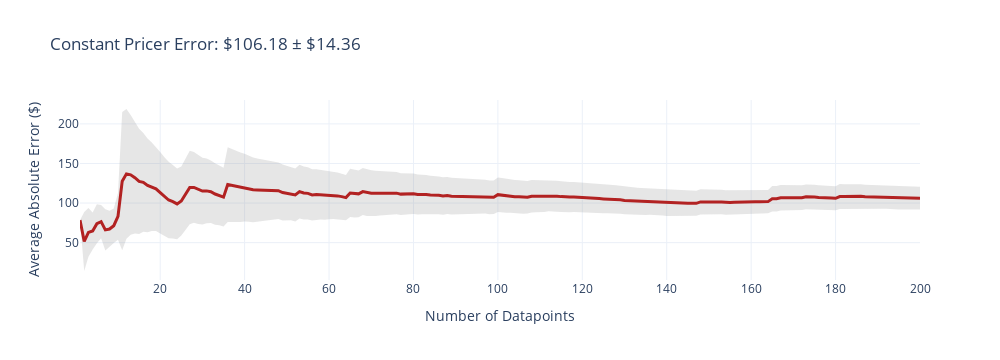
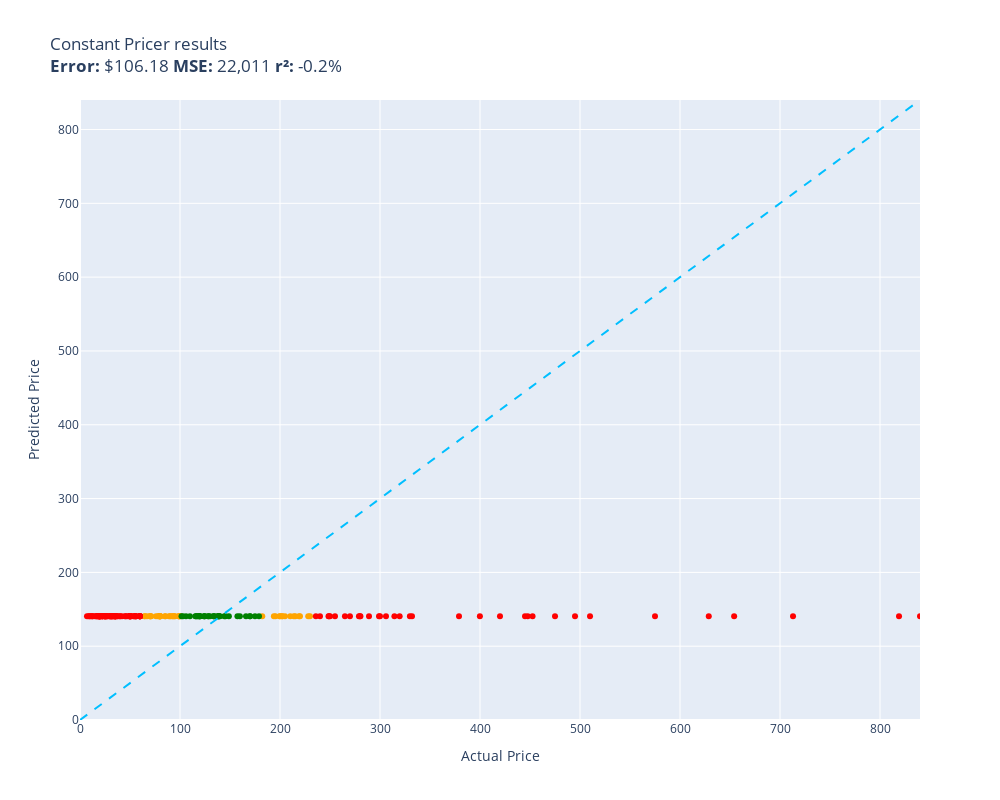

Notebook code cell kept with these figures, in order:
### Code cell
evaluate(constant_pricer, test)

### Figure 1 — Plotly figure (JSON) as saved in the notebook; plotly's stock layout.template omitted (floating-point values rounded to 4 significant figures; data arrays with more than 128 entries replaced by an {"elided": "..."} marker saying what was removed)
{"data": [{"fill": "toself", "fillcolor": "rgba(128,128,128,0.2)", "hoverinfo": "skip", "line": {"color": "rgba(255,255,255,0)"}, "name": "95% CI", "showlegend": false, "type": "scatter", "x": {"elided": "400 int values"}, "y": {"elided": "400 float values"}}, {"customdata": {"elided": "200x1 float values"}, "hovertemplate": "n=%{x}<br>Avg Error=$%{y:,.2f}<br>±95% CI=$%{customdata[0]:,.2f}<extra></extra>", "line": {"color": "firebrick", "width": 3}, "mode": "lines", "name": "Cumulative Avg Error", "type": "scatter", "x": {"elided": "200 int values"}, "y": {"elided": "200 float values"}}], "layout": {"height": 360, "showlegend": false, "title": {"text": "Constant Pricer Error: $106.18 ± $14.36"}, "width": 1000, "xaxis": {"title": {"text": "Number of Datapoints"}}, "yaxis": {"title": {"text": "Average Absolute Error ($)"}}}}

### Figure 2 — Plotly figure (JSON) as saved in the notebook; plotly's stock layout.template omitted (floating-point values rounded to 4 significant figures)
{"data": [{"customdata": [["Old Blood Noise Excess V2 Distortion Cho...\nGuess=$140.57 Actual=$219.00"], ["EXMAX NG-10X Fresnel Lens Focusing Adapt...\nGuess=$140.57 Actual=$69.98"], ["RBC12-UPC Replacement Battery Cartridge ...\nGuess=$140.57 Actual=$229.99"], ["ACDelco GM Original Equipment FW339 Fron...\nGuess=$140.57 Actual=$215.33"], ["Panasonic KX-TG6511B DECT 6.0 PLUS Expan...\nGuess=$140.57 Actual=$79.20"], ["GJY Portable TV,10.6 inch Mini TV for AT...\nGuess=$140.57 Actual=$79.36"], ["APS iBoard 6-inch Aluminum (Black Powder...\nGuess=$140.57 Actual=$210.23"], ["HK SYSTEMS 13\" Heavy Duty Black \"Push\" O...\nGuess=$140.57 Actual=$84.95"], ["Aolemi Oil Rubbed Bronze Single Function...\nGuess=$140.57 Actual=$98.65"], ["Clementoni 39132.5 Jigsaw Puzzle 1,000 P...\nGuess=$140.57 Actual=$79.95"], ["KOMPUTERBAY 4GB 2X 2GB DDR2 1066MHz PC2-...\nGuess=$140.57 Actual=$80.34"], ["Travelpro Platinum Elite Slim Business L...\nGuess=$140.57 Actual=$213.83"], ["JRready ST6313 DT Deutsch Connector Kit,...\nGuess=$140.57 Actual=$199.68"], ["15\" Locking Shower Head Extension Arm in...\nGuess=$140.57 Actual=$79.95"], ["Dakota Alert MURS Alert Probe Sensor - M...\nGuess=$140.57 Actual=$219.99"], ["AUTOFREE LED Tail Lights Assembly Compat...\nGuess=$140.57 Actual=$201.99"], ["Evan-Fischer Front Bumper Cover Compatib...\nGuess=$140.57 Actual=$202.38"], ["Webcem Solar Shed Light Outdoor Indoor, ...\nGuess=$140.57 Actual=$77.96"], ["Festool 492370 Platin 2 S1000 Grit 6-Inc...\nGuess=$140.57 Actual=$91.00"], ["DIMARZIO 204284 DP 163FBK Blues Bucker G...\nGuess=$140.57 Actual=$89.99"], ["BESTILL Wall Mounted Shower Faucet Set, ...\nGuess=$140.57 Actual=$76.00"], ["Marvel Legends Series X-Men 6-Inch Archa...\nGuess=$140.57 Actual=$98.95"], ["ANZO USA 111207 GMC SIERRA 99-06 / YUKON...\nGuess=$140.57 Actual=$182.28"], ["Trim Kit for 2-handle Shower & Tub Valve...\nGuess=$140.57 Actual=$94.99"], ["Pioneer 2AM401-BN Two Handle Kitchen Fau...\nGuess=$140.57 Actual=$228.22"], ["4LT LUMINETTE Vanity Opal GLS BSN\nGuess=$140.57 Actual=$99.99"], ["MXR Carbon Copy Deluxe Analog Delay Guit...\nGuess=$140.57 Actual=$195.50"], ["CradlePoint Compact Broadband Router (CB...\nGuess=$140.57 Actual=$89.00"], ["Pyle Wireless Rear View Backup Camera - ...\nGuess=$140.57 Actual=$70.45"], ["Universal Power Group 12V 100Ah Sealed L...\nGuess=$140.57 Actual=$199.99"], ["Auertech Portable Washing Machine, 14lbs...\nGuess=$140.57 Actual=$98.99"], ["Amana Tool - SC587 Carbide Tipped 3-Wing...\nGuess=$140.57 Actual=$71.23"], ["ECCPP Power Steering Pump for 2009-2010 ...\nGuess=$140.57 Actual=$85.48"], ["UPR Mach 1 Chin Spoiler Fits 94-98 Musta...\nGuess=$140.57 Actual=$64.99"], ["SP Air Corporation SP-8102BU 1/4-Inch He...\nGuess=$140.57 Actual=$204.99"], ["Skullcandy Hesh Evo Bluetooth Headphones...\nGuess=$140.57 Actual=$69.99"], ["LCD Screen for Dell Inspiron 17R 17.3\" H...\nGuess=$140.57 Actual=$64.37"], ["Diversitech UC2436-3 Ultralite Condenser...\nGuess=$140.57 Actual=$80.39"], ["4 Inches Rolled Muffler Tip Catback Exha...\nGuess=$140.57 Actual=$193.88"], ["Samsung DA97-07603B Freezer Ice Maker As...\nGuess=$140.57 Actual=$93.02"], ["Intex River Run Connect Lounge (Four)\nGuess=$140.57 Actual=$94.49"], ["Blanco 230966 Valea Stainless Steel Sink...\nGuess=$140.57 Actual=$92.88"], ["KZ ZS10 Pro in Ear Monitor Headphone KZ ...\nGuess=$140.57 Actual=$66.99"], ["Fitness Center Gym Room Weight Train Dua...\nGuess=$140.57 Actual=$99.99"], ["MonMount Triple Monitor Stand Freestandi...\nGuess=$140.57 Actual=$79.99"]], "hovertemplate": "%{customdata[0]}<extra></extra>", "legendgroup": "orange", "marker": {"color": "orange", "size": 6, "symbol": "circle"}, "mode": "markers", "name": "orange", "orientation": "v", "showlegend": true, "type": "scatter", "x": [219.0, 69.98, 230.0, 215.3, 79.2, 79.36, 210.2, 84.95, 98.65, 79.95, 80.34, 213.8, 199.7, 79.95, 220.0, 202.0, 202.4, 77.96, 91.0, 89.99, 76.0, 98.95, 182.3, 94.99, 228.2, 99.99, 195.5, 89.0, 70.45, 200.0, 98.99, 71.23, 85.48, 64.99, 205.0, 69.99, 64.37, 80.39, 193.9, 93.02, 94.49, 92.88, 66.99, 99.99, 79.99], "xaxis": "x", "y": [140.6, 140.6, 140.6, 140.6, 140.6, 140.6, 140.6, 140.6, 140.6, 140.6, 140.6, 140.6, 140.6, 140.6, 140.6, 140.6, 140.6, 140.6, 140.6, 140.6, 140.6, 140.6, 140.6, 140.6, 140.6, 140.6, 140.6, 140.6, 140.6, 140.6, 140.6, 140.6, 140.6, 140.6, 140.6, 140.6, 140.6, 140.6, 140.6, 140.6, 140.6, 140.6, 140.6, 140.6, 140.6], "yaxis": "y"}, {"customdata": [["telpo Headlight Assembly Fit For 15 Camr...\nGuess=$140.57 Actual=$115.99"], ["SuppliesOutlet Compatible Toner Cartridg...\nGuess=$140.57 Actual=$144.29"], ["PEMP E65 E66 CDC Simulate Optical Fiber ...\nGuess=$140.57 Actual=$119.00"], ["Intermatic PX300 12V 300W Transformer wi...\nGuess=$140.57 Actual=$134.00"], ["CORSAIR Dominator Platinum RGB 32GB (2x1...\nGuess=$140.57 Actual=$124.00"], ["SKB iSeries 3i-13096-6KP Case for BlackM...\nGuess=$140.57 Actual=$174.99"], ["GanFindX Portable Car Hand Controls for ...\nGuess=$140.57 Actual=$159.90"], ["Scranton & Co 3 Drawer Mobile File Cabin...\nGuess=$140.57 Actual=$115.35"], ["Wenger City Upgrade Laptop Backpack with...\nGuess=$140.57 Actual=$145.42"], ["3D Tree Hole Branches 075 Stair Risers D...\nGuess=$140.57 Actual=$129.99"], ["Fjallraven, Kanken Laptop 15\" Backpack f...\nGuess=$140.57 Actual=$119.65"], ["Diversitech WG840585 Motor, (Ddb) 1/3Hp,...\nGuess=$140.57 Actual=$134.12"], ["Western Digital Enterprise RE4-GP 2TB SA...\nGuess=$140.57 Actual=$109.95"], ["PM Auto Front Right Quick Complete Strut...\nGuess=$140.57 Actual=$124.94"], ["Dell Optiplex 390 Desktop Computer i3 3....\nGuess=$140.57 Actual=$124.27"], ["Pidoko Kids Train Table, Grey with 90 Pc...\nGuess=$140.57 Actual=$119.97"], ["EMART Photography C Stand with Boom Arm,...\nGuess=$140.57 Actual=$119.99"], ["Grey Pneumatic 1311SD Impact Socket Set\nGuess=$140.57 Actual=$157.43"], ["4pc Wheel Spacers Adapters 4\" (2inch Per...\nGuess=$140.57 Actual=$116.95"], ["Urth 62mm UV, Circular Polarizing (CPL),...\nGuess=$140.57 Actual=$139.00"], ["LSI Broadcom SAS 9300-8i 8-port 12Gb/s S...\nGuess=$140.57 Actual=$118.00"], ["DuraGo 29515020 Front Hub Assembly\nGuess=$140.57 Actual=$128.34"], ["Ibanez M510OVS Acoustic Mandolin in Vint...\nGuess=$140.57 Actual=$169.99"], ["GENUINE VOLVO THERMOSTAT (3.0, 3.2) S60 ...\nGuess=$140.57 Actual=$102.85"], ["Cardone 84-58642 New HEI Electronic Dist...\nGuess=$140.57 Actual=$165.99"], ["18 Inch White Undermount Kitchen Sink - ...\nGuess=$140.57 Actual=$179.00"], ["New Replacement seat cover fits Yamaha M...\nGuess=$140.57 Actual=$138.95"], ["Evan Fischer Radiator Cooling Fan Assemb...\nGuess=$140.57 Actual=$137.34"], ["ROHL WSGUM3018WH Wire Sink Grids, White\nGuess=$140.57 Actual=$128.28"], ["ASUS VY279HE-W 27” 1080P Monitor - White...\nGuess=$140.57 Actual=$138.10"], ["KUNFINE Android Radio CarPlay & Android ...\nGuess=$140.57 Actual=$106.00"], ["StonKraft Brass Chess Board Game Set wit...\nGuess=$140.57 Actual=$140.00"], ["DuraGo BR5330 Front Vented Disc Brake Ro...\nGuess=$140.57 Actual=$101.51"], ["Vinyl Soft Top Roll-up Adjustable Truck ...\nGuess=$140.57 Actual=$148.88"], ["Targus CityGear Durable Backpack, Black,...\nGuess=$140.57 Actual=$133.43"], ["Garmin 010-12402-10 GT15M-TM Transom-Mou...\nGuess=$140.57 Actual=$138.74"], ["Xiaomi Redmi 10 2022 NFC 4G LTE (128GB +...\nGuess=$140.57 Actual=$169.99"]], "hovertemplate": "%{customdata[0]}<extra></extra>", "legendgroup": "green", "marker": {"color": "green", "size": 6, "symbol": "circle"}, "mode": "markers", "name": "green", "orientation": "v", "showlegend": true, "type": "scatter", "x": [116.0, 144.3, 119.0, 134.0, 124.0, 175.0, 159.9, 115.3, 145.4, 130.0, 119.7, 134.1, 110.0, 124.9, 124.3, 120.0, 120.0, 157.4, 117.0, 139.0, 118.0, 128.3, 170.0, 102.8, 166.0, 179.0, 138.9, 137.3, 128.3, 138.1, 106.0, 140.0, 101.5, 148.9, 133.4, 138.7, 170.0], "xaxis": "x", "y": [140.6, 140.6, 140.6, 140.6, 140.6, 140.6, 140.6, 140.6, 140.6, 140.6, 140.6, 140.6, 140.6, 140.6, 140.6, 140.6, 140.6, 140.6, 140.6, 140.6, 140.6, 140.6, 140.6, 140.6, 140.6, 140.6, 140.6, 140.6, 140.6, 140.6, 140.6, 140.6, 140.6, 140.6, 140.6, 140.6, 140.6], "yaxis": "y"}, {"customdata": [["NewPower99 Battery Kit for Samsung Galax...\nGuess=$140.57 Actual=$54.95"], ["Stand for Raven Pro Document Scanner - P...\nGuess=$140.57 Actual=$29.85"], ["8544771 Dryer Heating Element, 279816 Th...\nGuess=$140.57 Actual=$35.74"], ["Pump Head TBVECHI 175PSI 4KW 5.5HP 21CFM...\nGuess=$140.57 Actual=$329.90"], ["Bam France 2002XL Contoured Hightech Bla...\nGuess=$140.57 Actual=$713.00"], ["Metabo HPT 36V MultiVolt™ Cordless Rotar...\nGuess=$140.57 Actual=$379.00"], ["46mm Digital Pro High-Resolution Close-U...\nGuess=$140.57 Actual=$19.99"], ["Innovative Percussion CB-6 Chamois Bass ...\nGuess=$140.57 Actual=$54.32"], ["LOVE MEI Galaxy S10 Lite Case, Military ...\nGuess=$140.57 Actual=$32.98"], ["LD Products Compatible Toner Cartridge R...\nGuess=$140.57 Actual=$49.98"], ["Bam Trekking 3027SB Single Black Clarine...\nGuess=$140.57 Actual=$332.00"], ["DEWALT 20V MAX* XR Impact Driver with Bl...\nGuess=$140.57 Actual=$452.53"], ["Mini PC, Kinupute Desktop Computer E3-12...\nGuess=$140.57 Actual=$495.00"], ["June Garden 12\" Sweet Dolly Charlotte - ...\nGuess=$140.57 Actual=$19.99"], ["10GBase-LR SFP+ Transceiver, Handar 10GB...\nGuess=$140.57 Actual=$19.99"], ["Deco Mount Pro Tripod Microphone Stand w...\nGuess=$140.57 Actual=$59.95"], ["Canon EOS Rebel T7 Digital SLR Camera wi...\nGuess=$140.57 Actual=$819.00"], ["Evergreen HSHB2005 Cylinder Head Gasket ...\nGuess=$140.57 Actual=$59.69"], ["Task T24287 Roman Ogee Router Bit with 1...\nGuess=$140.57 Actual=$55.88"], ["Southwire 120V/15A Right Angle User Atta...\nGuess=$140.57 Actual=$37.87"], ["Mylites+ Standard Comic Book Mylar Sleev...\nGuess=$140.57 Actual=$34.99"], ["Tidal Front + Rear Fender Flares 4PC Poc...\nGuess=$140.57 Actual=$254.99"], ["DALDED LED Light Kit for Lego Sonic Gree...\nGuess=$140.57 Actual=$24.99"], ["152MM Hole Saws M42 Bi-Metal High Speed ...\nGuess=$140.57 Actual=$17.99"], ["Baseball Backpacks Large 18 Inch Bookbag...\nGuess=$140.57 Actual=$31.77"], ["Adams Check Payment and Deposit Register...\nGuess=$140.57 Actual=$35.49"], ["KOHLER 18865-CP Filtered Water Faucet, P...\nGuess=$140.57 Actual=$475.00"], ["Projector, CRAZVIEW Projector with WiFi ...\nGuess=$140.57 Actual=$53.40"], ["Retevis RT68 Soft Earhook Walkie Talkie ...\nGuess=$140.57 Actual=$6.99"], ["MC: Pindicator (Dual Intensity Amber)\nGuess=$140.57 Actual=$40.00"], ["Laisomeke Waterproof Junction Box, Unive...\nGuess=$140.57 Actual=$11.99"], ["Sumerain S1339CM Double Handle Widesprea...\nGuess=$140.57 Actual=$235.86"], ["Poison Spyder 10-08-020 Rocker Knocker\nGuess=$140.57 Actual=$628.76"], ["VLAND LED Smoked Taillights Compatible F...\nGuess=$140.57 Actual=$239.99"], ["Lighted Triangle Mirror Cabinet Bathroom...\nGuess=$140.57 Actual=$445.00"], ["Tablet PC Cover Compatible with Lenovo T...\nGuess=$140.57 Actual=$31.61"], ["Miyaya@ Funny Animal Masks Collection fo...\nGuess=$140.57 Actual=$16.99"], ["Trail Gear Twin Stick Kit for Top Shift ...\nGuess=$140.57 Actual=$279.92"], ["Engine Thermostat, Replace 19301-PAA-306...\nGuess=$140.57 Actual=$18.89"], ["Ultra Duster Canned Air Net 10 Oz 6-Pack\nGuess=$140.57 Actual=$49.90"], ["Beck/Arnley 0421945 Air Filter\nGuess=$140.57 Actual=$35.87"], ["IQShield Screen Protector Compatible wit...\nGuess=$140.57 Actual=$9.95"], ["Liberty Imports 12 Pack: US Military Toy...\nGuess=$140.57 Actual=$16.98"], ["Neporal Full Spectrum Light Bulb, 6000K ...\nGuess=$140.57 Actual=$18.59"], ["Satco S9596, 4 Count (Pack of 1), 4.18\nGuess=$140.57 Actual=$12.00"], ["Ceramic Talavera Mexican Tile 4x4\", 9 Pi...\nGuess=$140.57 Actual=$29.95"], ["Intrepid International Dressage Letters-...\nGuess=$140.57 Actual=$26.99"], ["LEGO Marvel Avengers War Machine Buster ...\nGuess=$140.57 Actual=$59.95"], ["Kingston Brass KS269SN Kingston Clawfoot...\nGuess=$140.57 Actual=$305.99"], ["KOHLER K-1185540-CP Assembly-Slider\nGuess=$140.57 Actual=$45.67"], ["KUNN Small Electrician Tool Pouch Utilit...\nGuess=$140.57 Actual=$21.99"], ["iPhone 12/12 Pro Nicaragua Guardabarranc...\nGuess=$140.57 Actual=$19.97"], ["Replacement Remote Control for PANASONIC...\nGuess=$140.57 Actual=$34.95"], ["KS K-STORM Replacement Silicone Mushroom...\nGuess=$140.57 Actual=$8.50"], ["LSSAGOON Backpack for Women Teen Kids Gi...\nGuess=$140.57 Actual=$33.99"], ["Aeromotive 13304 Regulator, X1 Adjustabl...\nGuess=$140.57 Actual=$269.95"], ["Walker Exhaust Ultra EPA 16478 Direct Fi...\nGuess=$140.57 Actual=$574.99"], ["GE RPWF SmartWater Comparable Refrigerat...\nGuess=$140.57 Actual=$36.99"], ["MGP Caliper Covers 39011SACURD Red Powde...\nGuess=$140.57 Actual=$249.00"], ["Royal Designs, Inc. Decorative Abundant ...\nGuess=$140.57 Actual=$24.95"], ["Canon Sure Shot 90u 35mm Date Camera\nGuess=$140.57 Actual=$399.89"], ["NewFantasia Replacement Audio Cable with...\nGuess=$140.57 Actual=$31.00"], ["Mikrotik RB3011UIAS-RM RouterBOARD 10xGi...\nGuess=$140.57 Actual=$299.00"], ["MONOCARBON Forged Carbon Fiber Case for ...\nGuess=$140.57 Actual=$59.99"], ["AC Compressor & A/C Kit For BMW 335i 335...\nGuess=$140.57 Actual=$314.41"], ["Wilkinson LOW GAUSS Vintage Tone Strat S...\nGuess=$140.57 Actual=$30.93"], ["Berta (6 Pieces) 1-1/4 inch Overlay, 90 ...\nGuess=$140.57 Actual=$24.66"], ["Chalkboard Name Badges with Magnetic Bac...\nGuess=$140.57 Actual=$19.95"], ["Linkloos Solar Street Lights Outdoor Wat...\nGuess=$140.57 Actual=$55.99"], ["USB Charger, CIVIE High Speed 60W Multip...\nGuess=$140.57 Actual=$15.99"], ["Hp Pavilion P7-1257c Motherboard Aahd3-h...\nGuess=$140.57 Actual=$59.86"], ["Kastar Battery Pack Replacement for Sony...\nGuess=$140.57 Actual=$19.99"], ["AZX Stylus Pencil for Apple iPad Pro 202...\nGuess=$140.57 Actual=$29.99"], ["Raspberry Pi 3 Model B+ Aluminum Case Me...\nGuess=$140.57 Actual=$14.99"], ["Music Hall pa15.3 MM/MC Phono Preamplifi...\nGuess=$140.57 Actual=$250.00"], ["Lorell Bell Chair Glide, 2.5\", Black\nGuess=$140.57 Actual=$19.50"], ["CTLAMP XL-2100 Professional Quality XL-2...\nGuess=$140.57 Actual=$32.00"], ["200 ' feet True 14 Gauge AWG CCA Speaker...\nGuess=$140.57 Actual=$44.95"], ["Competition Clutch Disc and Pressure Pla...\nGuess=$140.57 Actual=$510.00"], ["APS iBoard (304 Stainless Steel Polished...\nGuess=$140.57 Actual=$264.95"], ["200 Couples Conversation Cards - Enjoy B...\nGuess=$140.57 Actual=$32.97"], ["The Puppet Company - Carpet-Unicorn, Whi...\nGuess=$140.57 Actual=$19.00"], ["KYX Racing Hardened Steel Center Drive S...\nGuess=$140.57 Actual=$46.99"], ["Baumgartens Sicurix Blank PVC ID Cards (...\nGuess=$140.57 Actual=$19.11"], ["VIPMOTOZ Sequential Turn Signal Premium ...\nGuess=$140.57 Actual=$278.94"], ["A-Premium Front Suspension Steering Knuc...\nGuess=$140.57 Actual=$48.99"], ["OEM Samsung Remote Control Shipped with ...\nGuess=$140.57 Actual=$56.00"], ["Venom Power Terra Hunter R/T+ R/T All-Te...\nGuess=$140.57 Actual=$319.65"], ["Custom Engagement Logo Desk Embosser Sea...\nGuess=$140.57 Actual=$49.95"], ["Audio Techinca ATW-T1002 System 10 Handh...\nGuess=$140.57 Actual=$289.00"], ["520 Pieces Christmas Envelope Seal Stick...\nGuess=$140.57 Actual=$25.99"], ["LD Compatible Ink Cartridge Replacement ...\nGuess=$140.57 Actual=$41.99"], ["BestPricedDecals Wine A BIT, You'll Feel...\nGuess=$140.57 Actual=$12.98"], ["Dell XPS 13 9343-2727SLV 13.3\" Full HD S...\nGuess=$140.57 Actual=$839.99"], ["VATOS 4 Packs Bubble Machine Gun for Kid...\nGuess=$140.57 Actual=$22.88"], ["Steering Wheel, Carbon Fiber Automotive ...\nGuess=$140.57 Actual=$447.74"], ["BXYJY for Samsung Galaxy Z Fold 3 Case w...\nGuess=$140.57 Actual=$49.99"], ["VONADO Space Wars Colonial Viper MK1 Bui...\nGuess=$140.57 Actual=$39.99"], ["Replacement Remote Control fit for Sony ...\nGuess=$140.57 Actual=$9.99"], ["Disney Princess Sparkling Princess Sleep...\nGuess=$140.57 Actual=$24.95"], ["sabermaster TCG Playmat yugioh playmat T...\nGuess=$140.57 Actual=$21.99"], ["Pacific Drums PDCM1618TTRB 16 x 18 Inche...\nGuess=$140.57 Actual=$419.99"], ["Star Wars Die-Cast Metal TITANIUM Series...\nGuess=$140.57 Actual=$22.70"], ["Glovion Music Stand Light, Clip On Piano...\nGuess=$140.57 Actual=$27.99"], ["Empava 24\" Single Wall Ovens 10 Cooking ...\nGuess=$140.57 Actual=$654.14"], ["Think Gizmos Build Your Own Robot Toys f...\nGuess=$140.57 Actual=$24.95"], ["HP Laserjet 2100 Laser Printer W/Test Pr...\nGuess=$140.57 Actual=$299.98"], ["PowerSport Front Rear Brakes and Rotors ...\nGuess=$140.57 Actual=$248.51"], ["Viola Bow 4/4 Full Size Carbon Fiber (Bl...\nGuess=$140.57 Actual=$49.99"], ["VTech Strum and Jam Kidi Musical Guitar ...\nGuess=$140.57 Actual=$21.99"], ["Fender Hendrix Voodoo Child Coiled Instr...\nGuess=$140.57 Actual=$59.99"], ["W11130208 W10695459 Refrigerator LED Mod...\nGuess=$140.57 Actual=$26.59"], ["Jada Toys Ryan's World Combo Panda Airli...\nGuess=$140.57 Actual=$34.94"], ["Pyle 2x120 Watt Home Audio Speaker Power...\nGuess=$140.57 Actual=$50.92"], ["STICKGOO Peel and Stick Backsplash for K...\nGuess=$140.57 Actual=$34.99"], ["For Volvo C70 S70 V70 V40 S40 AC Compres...\nGuess=$140.57 Actual=$280.41"], ["Refresh NSF-53 Premium Replacement Refri...\nGuess=$140.57 Actual=$50.99"], ["NICKSTON Red Sparkling Glitter Slim Band...\nGuess=$140.57 Actual=$25.99"]], "hovertemplate": "%{customdata[0]}<extra></extra>", "legendgroup": "red", "marker": {"color": "red", "size": 6, "symbol": "circle"}, "mode": "markers", "name": "red", "orientation": "v", "showlegend": true, "type": "scatter", "x": [54.95, 29.85, 35.74, 329.9, 713.0, 379.0, 19.99, 54.32, 32.98, 49.98, 332.0, 452.5, 495.0, 19.99, 19.99, 59.95, 819.0, 59.69, 55.88, 37.87, 34.99, 255.0, 24.99, 17.99, 31.77, 35.49, 475.0, 53.4, 6.99, 40.0, 11.99, 235.9, 628.8, 240.0, 445.0, 31.61, 16.99, 279.9, 18.89, 49.9, 35.87, 9.95, 16.98, 18.59, 12.0, 29.95, 26.99, 59.95, 306.0, 45.67, 21.99, 19.97, 34.95, 8.5, 33.99, 269.9, 575.0, 36.99, 249.0, 24.95, 399.9, 31.0, 299.0, 59.99, 314.4, 30.93, 24.66, 19.95, 55.99, 15.99, 59.86, 19.99, 29.99, 14.99, 250.0, 19.5, 32.0, 44.95, 510.0, 264.9, 32.97, 19.0, 46.99, 19.11, 278.9, 48.99, 56.0, 319.6, 49.95, 289.0, 25.99, 41.99, 12.98, 840.0, 22.88, 447.7, 49.99, 39.99, 9.99, 24.95, 21.99, 420.0, 22.7, 27.99, 654.1, 24.95, 300.0, 248.5, 49.99, 21.99, 59.99, 26.59, 34.94, 50.92, 34.99, 280.4, 50.99, 25.99], "xaxis": "x", "y": [140.6, 140.6, 140.6, 140.6, 140.6, 140.6, 140.6, 140.6, 140.6, 140.6, 140.6, 140.6, 140.6, 140.6, 140.6, 140.6, 140.6, 140.6, 140.6, 140.6, 140.6, 140.6, 140.6, 140.6, 140.6, 140.6, 140.6, 140.6, 140.6, 140.6, 140.6, 140.6, 140.6, 140.6, 140.6, 140.6, 140.6, 140.6, 140.6, 140.6, 140.6, 140.6, 140.6, 140.6, 140.6, 140.6, 140.6, 140.6, 140.6, 140.6, 140.6, 140.6, 140.6, 140.6, 140.6, 140.6, 140.6, 140.6, 140.6, 140.6, 140.6, 140.6, 140.6, 140.6, 140.6, 140.6, 140.6, 140.6, 140.6, 140.6, 140.6, 140.6, 140.6, 140.6, 140.6, 140.6, 140.6, 140.6, 140.6, 140.6, 140.6, 140.6, 140.6, 140.6, 140.6, 140.6, 140.6, 140.6, 140.6, 140.6, 140.6, 140.6, 140.6, 140.6, 140.6, 140.6, 140.6, 140.6, 140.6, 140.6, 140.6, 140.6, 140.6, 140.6, 140.6, 140.6, 140.6, 140.6, 140.6, 140.6, 140.6, 140.6, 140.6, 140.6, 140.6, 140.6, 140.6, 140.6], "yaxis": "y"}, {"hoverinfo": "skip", "line": {"color": "deepskyblue", "dash": "dash", "width": 2}, "mode": "lines", "name": "y = x", "showlegend": false, "type": "scatter", "x": [0, 840.0], "y": [0, 840.0]}], "layout": {"height": 800, "legend": {"title": {"text": "color"}, "tracegroupgap": 0}, "showlegend": false, "title": {"text": "Constant Pricer results<br><b>Error:</b> $106.18 <b>MSE:</b> 22,011 <b>r²:</b> -0.2%"}, "width": 1000, "xaxis": {"anchor": "y", "domain": [0, 1], "range": [0, 840.0], "title": {"text": "Actual Price"}}, "yaxis": {"anchor": "x", "domain": [0, 1], "range": [0, 840.0], "title": {"text": "Predicted Price"}}}}
